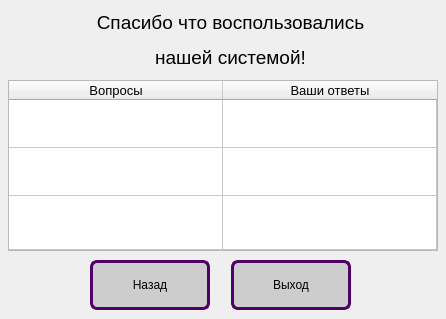
<?xml version="1.0" encoding="UTF-8"?>
<ui version="4.0">
 <class>MainWindow</class>
 <widget class="QMainWindow" name="MainWindow">
  <property name="geometry">
   <rect>
    <x>0</x>
    <y>0</y>
    <width>446</width>
    <height>319</height>
   </rect>
  </property>
  <property name="minimumSize">
   <size>
    <width>446</width>
    <height>319</height>
   </size>
  </property>
  <property name="maximumSize">
   <size>
    <width>446</width>
    <height>319</height>
   </size>
  </property>
  <property name="windowTitle">
   <string>MainWindow</string>
  </property>
  <widget class="QWidget" name="centralwidget">
   <widget class="QLabel" name="label">
    <property name="geometry">
     <rect>
      <x>60</x>
      <y>0</y>
      <width>341</width>
      <height>81</height>
     </rect>
    </property>
    <property name="font">
     <font>
      <family>Tahoma</family>
      <pointsize>14</pointsize>
      <weight>9</weight>
      <italic>false</italic>
      <bold>false</bold>
     </font>
    </property>
    <property name="styleSheet">
     <string notr="true">
font: 75 14pt &quot;Tahoma&quot;;</string>
    </property>
    <property name="text">
     <string>&lt;html&gt;&lt;head/&gt;&lt;body&gt;&lt;p align=&quot;center&quot;&gt;Спасибо что воспользовались&lt;/p&gt;&lt;p align=&quot;center&quot;&gt;нашей системой!&lt;/p&gt;&lt;/body&gt;&lt;/html&gt;</string>
    </property>
   </widget>
   <widget class="QTableWidget" name="tableWidget">
    <property name="geometry">
     <rect>
      <x>8</x>
      <y>80</y>
      <width>430</width>
      <height>171</height>
     </rect>
    </property>
    <property name="minimumSize">
     <size>
      <width>430</width>
      <height>0</height>
     </size>
    </property>
    <property name="maximumSize">
     <size>
      <width>430</width>
      <height>500</height>
     </size>
    </property>
    <property name="font">
     <font>
      <family>Tahoma</family>
      <pointsize>10</pointsize>
      <weight>9</weight>
      <italic>false</italic>
      <bold>false</bold>
     </font>
    </property>
    <property name="styleSheet">
     <string notr="true">
                    
font: 75 10pt &quot;Tahoma&quot;;</string>
    </property>
    <property name="dragDropOverwriteMode">
     <bool>false</bool>
    </property>
    <property name="wordWrap">
     <bool>true</bool>
    </property>
    <attribute name="horizontalHeaderVisible">
     <bool>true</bool>
    </attribute>
    <attribute name="horizontalHeaderCascadingSectionResizes">
     <bool>false</bool>
    </attribute>
    <attribute name="horizontalHeaderDefaultSectionSize">
     <number>214</number>
    </attribute>
    <attribute name="horizontalHeaderHighlightSections">
     <bool>false</bool>
    </attribute>
    <attribute name="horizontalHeaderMinimumSectionSize">
     <number>45</number>
    </attribute>
    <attribute name="horizontalHeaderShowSortIndicator" stdset="0">
     <bool>false</bool>
    </attribute>
    <attribute name="horizontalHeaderStretchLastSection">
     <bool>false</bool>
    </attribute>
    <attribute name="verticalHeaderVisible">
     <bool>false</bool>
    </attribute>
    <attribute name="verticalHeaderCascadingSectionResizes">
     <bool>false</bool>
    </attribute>
    <attribute name="verticalHeaderDefaultSectionSize">
     <number>48</number>
    </attribute>
    <attribute name="verticalHeaderMinimumSectionSize">
     <number>30</number>
    </attribute>
    <attribute name="verticalHeaderStretchLastSection">
     <bool>true</bool>
    </attribute>
    <row>
     <property name="text">
      <string/>
     </property>
    </row>
    <row>
     <property name="text">
      <string/>
     </property>
    </row>
    <row>
     <property name="text">
      <string/>
     </property>
    </row>
    <column>
     <property name="text">
      <string>Вопросы</string>
     </property>
    </column>
    <column>
     <property name="text">
      <string>Ваши ответы</string>
     </property>
    </column>
    <item row="0" column="0">
     <property name="text">
      <string/>
     </property>
     <property name="flags">
      <set>ItemIsUserCheckable</set>
     </property>
    </item>
   </widget>
   <widget class="QPushButton" name="btn_back">
    <property name="geometry">
     <rect>
      <x>90</x>
      <y>260</y>
      <width>120</width>
      <height>50</height>
     </rect>
    </property>
    <property name="font">
     <font>
      <family>Tahoma</family>
      <pointsize>9</pointsize>
      <weight>9</weight>
      <italic>false</italic>
      <bold>false</bold>
     </font>
    </property>
    <property name="styleSheet">
     <string notr="true">border: 3px solid #510066;
                    border-radius: 7px;
                    background: #CDCDCD;
                
font: 75 9.4pt &quot;Tahoma&quot;;</string>
    </property>
    <property name="text">
     <string>Назад</string>
    </property>
   </widget>
   <widget class="QPushButton" name="btn_exit">
    <property name="geometry">
     <rect>
      <x>231</x>
      <y>260</y>
      <width>120</width>
      <height>50</height>
     </rect>
    </property>
    <property name="font">
     <font>
      <family>Tahoma</family>
      <pointsize>9</pointsize>
      <weight>9</weight>
      <italic>false</italic>
      <bold>false</bold>
     </font>
    </property>
    <property name="styleSheet">
     <string notr="true">border: 3px solid #510066;
                    border-radius: 7px;
                    background: #CDCDCD;
                
font: 75 9.4pt &quot;Tahoma&quot;;</string>
    </property>
    <property name="text">
     <string>Выход</string>
    </property>
   </widget>
  </widget>
 </widget>
 <resources/>
 <connections/>
</ui>
